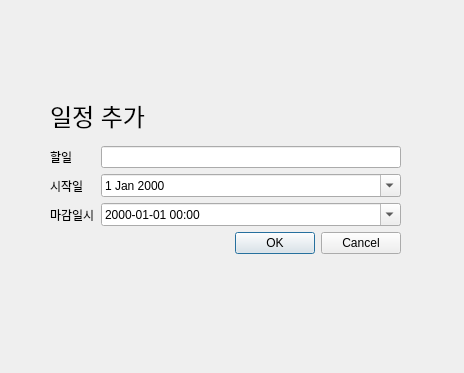
<?xml version="1.0" encoding="UTF-8"?>
<ui version="4.0">
 <class>Dialog</class>
 <widget class="QDialog" name="Dialog">
  <property name="geometry">
   <rect>
    <x>0</x>
    <y>0</y>
    <width>464</width>
    <height>373</height>
   </rect>
  </property>
  <property name="windowTitle">
   <string>Dialog</string>
  </property>
  <widget class="QWidget" name="">
   <property name="geometry">
    <rect>
     <x>50</x>
     <y>90</y>
     <width>351</width>
     <height>164</height>
    </rect>
   </property>
   <layout class="QVBoxLayout" name="verticalLayout">
    <item>
     <widget class="QLabel" name="add_title_label">
      <property name="font">
       <font>
        <pointsize>18</pointsize>
       </font>
      </property>
      <property name="text">
       <string>일정 추가</string>
      </property>
     </widget>
    </item>
    <item>
     <layout class="QFormLayout" name="formLayout">
      <item row="0" column="0">
       <widget class="QLabel" name="add_task_label">
        <property name="text">
         <string>할일 </string>
        </property>
       </widget>
      </item>
      <item row="0" column="1">
       <widget class="QLineEdit" name="add_task_edit"/>
      </item>
      <item row="1" column="0">
       <widget class="QLabel" name="add_start_date_label">
        <property name="text">
         <string>시작일</string>
        </property>
       </widget>
      </item>
      <item row="1" column="1">
       <widget class="QDateEdit" name="add_start_dateEdit">
        <property name="calendarPopup">
         <bool>true</bool>
        </property>
       </widget>
      </item>
      <item row="2" column="0">
       <widget class="QLabel" name="add_end_date_label">
        <property name="text">
         <string>마감일시</string>
        </property>
       </widget>
      </item>
      <item row="2" column="1">
       <widget class="QDateTimeEdit" name="add_end_dateEdit">
        <property name="calendarPopup">
         <bool>true</bool>
        </property>
        <property name="displayFormat">
         <string>yyyy-MM-dd HH:mm</string>
        </property>
       </widget>
      </item>
     </layout>
    </item>
    <item>
     <widget class="QDialogButtonBox" name="buttonBox">
      <property name="orientation">
       <enum>Qt::Orientation::Horizontal</enum>
      </property>
      <property name="standardButtons">
       <set>QDialogButtonBox::StandardButton::Cancel|QDialogButtonBox::StandardButton::Ok</set>
      </property>
     </widget>
    </item>
   </layout>
  </widget>
 </widget>
 <resources/>
 <connections>
  <connection>
   <sender>buttonBox</sender>
   <signal>accepted()</signal>
   <receiver>Dialog</receiver>
   <slot>accept()</slot>
   <hints>
    <hint type="sourcelabel">
     <x>248</x>
     <y>254</y>
    </hint>
    <hint type="destinationlabel">
     <x>157</x>
     <y>274</y>
    </hint>
   </hints>
  </connection>
  <connection>
   <sender>buttonBox</sender>
   <signal>rejected()</signal>
   <receiver>Dialog</receiver>
   <slot>reject()</slot>
   <hints>
    <hint type="sourcelabel">
     <x>316</x>
     <y>260</y>
    </hint>
    <hint type="destinationlabel">
     <x>286</x>
     <y>274</y>
    </hint>
   </hints>
  </connection>
 </connections>
</ui>
